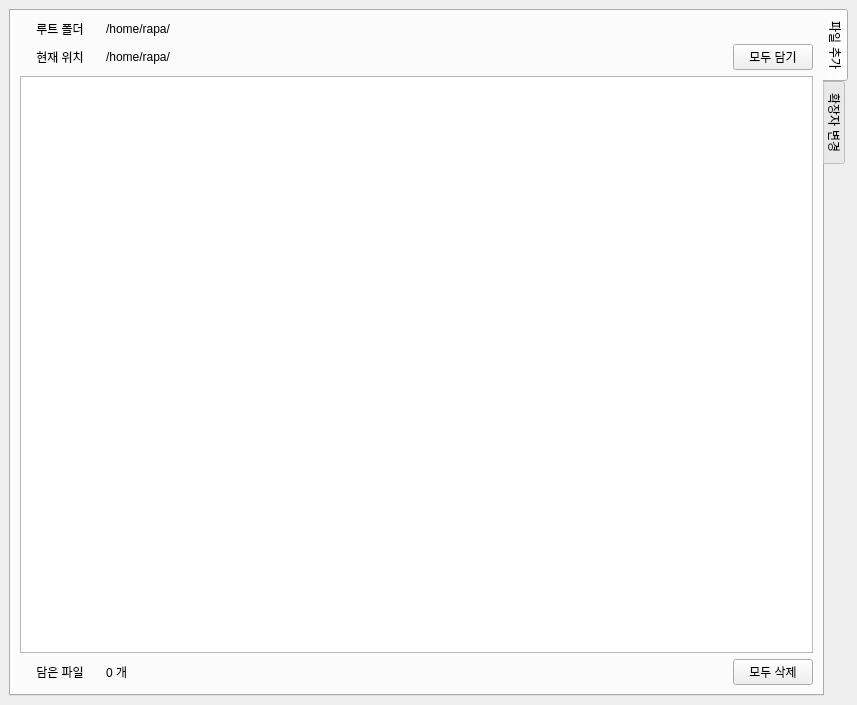
<?xml version="1.0" encoding="UTF-8"?>
<ui version="4.0">
 <class>MainWindow</class>
 <widget class="QMainWindow" name="MainWindow">
  <property name="geometry">
   <rect>
    <x>0</x>
    <y>0</y>
    <width>857</width>
    <height>705</height>
   </rect>
  </property>
  <property name="windowTitle">
   <string>Dark Renamer</string>
  </property>
  <widget class="QWidget" name="centralwidget">
   <layout class="QVBoxLayout" name="verticalLayout_4">
    <item>
     <widget class="QTabWidget" name="tabWidget">
      <property name="tabPosition">
       <enum>QTabWidget::East</enum>
      </property>
      <property name="tabShape">
       <enum>QTabWidget::Rounded</enum>
      </property>
      <property name="currentIndex">
       <number>0</number>
      </property>
      <property name="elideMode">
       <enum>Qt::ElideNone</enum>
      </property>
      <property name="usesScrollButtons">
       <bool>false</bool>
      </property>
      <property name="documentMode">
       <bool>false</bool>
      </property>
      <property name="tabsClosable">
       <bool>false</bool>
      </property>
      <property name="movable">
       <bool>false</bool>
      </property>
      <property name="tabBarAutoHide">
       <bool>false</bool>
      </property>
      <widget class="QWidget" name="explorer_tab">
       <attribute name="title">
        <string>파일 추가</string>
       </attribute>
       <layout class="QGridLayout" name="gridLayout">
        <item row="0" column="0">
         <layout class="QVBoxLayout" name="explorer">
          <item>
           <layout class="QHBoxLayout" name="horizontalLayout_2">
            <item>
             <widget class="QLabel" name="root_name">
              <property name="minimumSize">
               <size>
                <width>80</width>
                <height>0</height>
               </size>
              </property>
              <property name="maximumSize">
               <size>
                <width>80</width>
                <height>16777215</height>
               </size>
              </property>
              <property name="text">
               <string>루트 폴더</string>
              </property>
              <property name="alignment">
               <set>Qt::AlignCenter</set>
              </property>
             </widget>
            </item>
            <item>
             <widget class="QLabel" name="root_path">
              <property name="text">
               <string>/home/rapa/</string>
              </property>
             </widget>
            </item>
           </layout>
          </item>
          <item>
           <layout class="QHBoxLayout" name="horizontalLayout_6">
            <item>
             <widget class="QLabel" name="explorer_name">
              <property name="minimumSize">
               <size>
                <width>80</width>
                <height>0</height>
               </size>
              </property>
              <property name="maximumSize">
               <size>
                <width>80</width>
                <height>16777215</height>
               </size>
              </property>
              <property name="text">
               <string>현재 위치</string>
              </property>
              <property name="alignment">
               <set>Qt::AlignCenter</set>
              </property>
             </widget>
            </item>
            <item>
             <widget class="QLabel" name="pointer">
              <property name="text">
               <string>/home/rapa/</string>
              </property>
             </widget>
            </item>
            <item>
             <widget class="QPushButton" name="btn_add_all">
              <property name="sizePolicy">
               <sizepolicy hsizetype="Fixed" vsizetype="Fixed">
                <horstretch>0</horstretch>
                <verstretch>0</verstretch>
               </sizepolicy>
              </property>
              <property name="text">
               <string>모두 담기</string>
              </property>
             </widget>
            </item>
           </layout>
          </item>
          <item>
           <widget class="QListWidget" name="explorer_list">
            <property name="acceptDrops">
             <bool>false</bool>
            </property>
            <property name="dragEnabled">
             <bool>true</bool>
            </property>
            <property name="dragDropMode">
             <enum>QAbstractItemView::DragOnly</enum>
            </property>
           </widget>
          </item>
         </layout>
        </item>
        <item row="1" column="0">
         <layout class="QVBoxLayout" name="basket">
          <item>
           <layout class="QHBoxLayout" name="horizontalLayout_7">
            <item>
             <widget class="QLabel" name="basket_name">
              <property name="minimumSize">
               <size>
                <width>80</width>
                <height>0</height>
               </size>
              </property>
              <property name="maximumSize">
               <size>
                <width>80</width>
                <height>16777215</height>
               </size>
              </property>
              <property name="text">
               <string>담은 파일</string>
              </property>
              <property name="alignment">
               <set>Qt::AlignCenter</set>
              </property>
             </widget>
            </item>
            <item>
             <widget class="QLabel" name="basket_count">
              <property name="text">
               <string>0 개</string>
              </property>
             </widget>
            </item>
            <item>
             <widget class="QPushButton" name="btn_del_all">
              <property name="sizePolicy">
               <sizepolicy hsizetype="Fixed" vsizetype="Fixed">
                <horstretch>0</horstretch>
                <verstretch>0</verstretch>
               </sizepolicy>
              </property>
              <property name="text">
               <string>모두 삭제</string>
              </property>
             </widget>
            </item>
           </layout>
          </item>
         </layout>
        </item>
       </layout>
      </widget>
      <widget class="QWidget" name="renamer_tap">
       <attribute name="title">
        <string>확장자 변경</string>
       </attribute>
       <layout class="QGridLayout" name="gridLayout_2">
        <item row="0" column="0">
         <layout class="QVBoxLayout" name="basket_2">
          <item>
           <layout class="QHBoxLayout" name="horizontalLayout_8">
            <item>
             <widget class="QLabel" name="basket_name_2">
              <property name="minimumSize">
               <size>
                <width>80</width>
                <height>0</height>
               </size>
              </property>
              <property name="maximumSize">
               <size>
                <width>80</width>
                <height>16777215</height>
               </size>
              </property>
              <property name="text">
               <string>담은 파일</string>
              </property>
              <property name="alignment">
               <set>Qt::AlignCenter</set>
              </property>
             </widget>
            </item>
            <item>
             <widget class="QLabel" name="basket_count_2">
              <property name="text">
               <string>0 개</string>
              </property>
             </widget>
            </item>
           </layout>
          </item>
         </layout>
        </item>
        <item row="1" column="0">
         <widget class="QTableWidget" name="rename_basket"/>
        </item>
       </layout>
      </widget>
     </widget>
    </item>
   </layout>
  </widget>
 </widget>
 <resources/>
 <connections/>
</ui>
